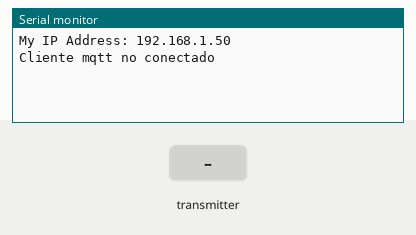
Simulated run of this sketch. Board: Arduino Uno, built with avr-gcc and run on an emulated ATmega328P. Shown: the last lines printed to the serial monitor. Inputs (shaded band) come from the test bench. WiFi joins after 1.5 s; servers stay silent unless stated; no radio packets arrive unless stated; no MQTT or app messages arrive unless stated.

Above: at 2.7 s.
2.8 s: the transmitter starts sending bufferRead.0 = 0
At 4.3 s:
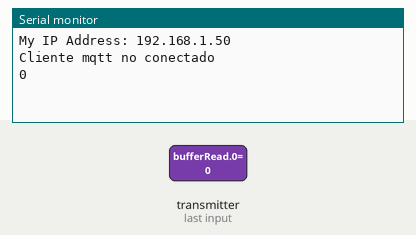
5.8 s: the transmitter starts sending bufferRead.0 = 64
At 6.9 s:
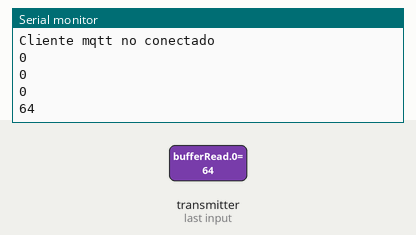

Measured:
- after the input at 2.8 s, the serial monitor: prints a new line after 0.70 s (image 1)
- after the input at 5.8 s, the serial monitor: prints a new line after 0.71 s (image 2)

The sketch:

Infraestructura3.ino
```cpp
#include <SPI.h>
#include <Ethernet.h>
#include <EthernetUdp.h>
#include <PubSubClient.h>
#include <ArduinoJson.h>
#include <VirtualWire.h> //Libreria RF
#include <SoftwareSerial.h>

SoftwareSerial mySerial(6,7); // RX, TX
EthernetClient ethernetClient;
PubSubClient mqttClient(ethernetClient);
EthernetUDP Udp;
int packetSize;
int rf;
byte mac[] = {0x00, 0xAA, 0xBB, 0xCC, 0xDE, 0x03};
char IPsemaforo[] = "172.16.1.255";
int puertoSemaforo = 8001;
unsigned int localPort = 8002;
byte mqttFlag = 0;
byte RFFlag = 0;
byte VLCFlag = 0;
byte emergencyFlag = 0;
bool changeFlag = false;
byte lastEmergencyFlag = 0;
byte contUDP = 0;
char JSON_Data_Tx[100];
unsigned long previousMillis = 0;
long interval = 1*1000;

// ****************************** ThingsBoard login details ******************************
const char* server = "172.16.1.254";           // MQTT Broker (i.e. server)
const int port = 1883;                         // Default MQTT port

const char* client_id = "Infraestructura 3";   // Can be anything
const char* username =  "LkgOyG7ipzSLtJvXzXYD";   // Authentication token here

const char* topicToPublish_DATA = "v1/devices/me/telemetry"; // Topic address to publish to for sending data.
const char* topicToPublish_ATTRIBUTES = "v1/devices/me/attributes"; // Topic address to publish to for sending attributes.
// ****************************************************************************************

void setup()
{
  Serial.begin(9600);
  mySerial.begin (9600);
  while (!Serial) delay(2);
  Ethernet.init(10);

  vw_setup(2000);  // velocidad: Bits per segundo
  vw_set_rx_pin(2);    //Pin 2 como entrada del RF
  vw_rx_start();       // Se inicia como receptor

  while (Ethernet.begin(mac) == 0)
  {
    Serial.println("Fallo al configurar DHCP usando Ethernet.");

    if (Ethernet.hardwareStatus() == EthernetNoHardware)
    {
      Serial.println("No se encontro Ethernet Shield.");
    }
    else if (Ethernet.linkStatus() == LinkOFF)
    {
      Serial.println("Cable Ethernet no conectado.");
    }
    delay(5000);
  }

  Serial.print("My IP Address: ");
  Serial.println(Ethernet.localIP());
  Udp.begin(localPort);
  mqttClient.setServer(server, port);
}

void loop()
{
  unsigned long currentMillis = millis();
  renovarDHCP();

  if (!mqttClient.connected())
  {
    if (mqttClient.connect(client_id, username, NULL)) Serial.println("Cliente mqtt no conectado");
  }

  if(currentMillis - previousMillis > interval)
  {
    previousMillis = currentMillis; // reset the previous millis, so that it will continue to publish data.
    recibirdato();
    transmisorVLC1();
    if(changeFlag)
    {
      UDPSendPacket(emergencyFlag, IPsemaforo, puertoSemaforo);
      UDPSendPacket(emergencyFlag, "172.16.1.249", 8002);
    }
    contUDP++;
    if (contUDP == 10)
    {
      Serial.println("Here");
      UDPSendPacket(emergencyFlag, "172.16.1.253", puertoSemaforo);
      contUDP = 0;
    }
    packetSize = Udp.parsePacket();
    if (packetSize)
    {
      byte aux = UDPReceivePacket();
      Serial.println(aux);
      if(aux!=3)
      {
        emergencyFlag = VLCFlag = aux;
        if (VLCFlag >= 1) transmisorVLC1();
      }
      Serial.print("VLC: ");
      Serial.println(aux);
    }
    create_JSON_Data_Tx(); // Set up the data to be published
    mqttClient.publish(topicToPublish_ATTRIBUTES, JSON_Data_Tx);
    if(mqttFlag == 0) mqttFlag = 1;
    else mqttFlag = 0;
  }
  mqttClient.loop();
}

void renovarDHCP()
{
  switch (Ethernet.maintain()) {
    case 1:
      //renewed fail
      Serial.println("Error en la renovación");
      break;

    case 2:
      //renewed success
      Serial.println("renovacion exitosa");
      //print your local IP address:
      Serial.print("La direccion IP es: ");
      Serial.println(Ethernet.localIP());
      break;

    case 3:
      //rebind fail
      Serial.println("Error: Revinculacion Fallida");
      break;

    case 4:
      //rebind success
      Serial.println("Revinculacion exitosa");
      //print your local IP address:
      Serial.print("la direccion IP es: ");
      Serial.println(Ethernet.localIP());
      break;

    default:
      //nothing happened
      break;
  }
}

void UDPSendPacket(byte data, char remote_IP[], int remote_port)
{
  Serial.println(data);
  Udp.beginPacket(remote_IP, remote_port);
  Udp.write(data);
  Udp.endPacket();
}

void create_JSON_Data_Tx(void)
{
  StaticJsonBuffer<200> JSON_Buffer; // Allocate JSON buffer with 200-byte pool
  JsonObject& JSON_Object = JSON_Buffer.createObject(); // Create JSON object (i.e. document)

  // Now populate the JSON document with data
  JSON_Object["MQTT"] = mqttFlag;
  JSON_Object["RF"] = RFFlag;
  JSON_Object["VLC"] = VLCFlag;
  JSON_Object["state"] = emergencyFlag;
  JSON_Object.printTo(JSON_Data_Tx); // Store the data on global variable
}

void recibirdato()
{
  uint8_t dato[8];
  uint8_t datoleng=8;
  //verificamos si hay un dato valido en el RF
  if (vw_get_message((uint8_t *)dato,&datoleng))
  {
    Serial.println(dato[0]);
    if((char)dato[0]=='g')
    {
      digitalWrite(13, true); //LED on
      rf=5;
      emergencyFlag = 2;
      RFFlag = 1;
      Serial.print("Dato RF recibido: ");
      Serial.println(rf);
      Serial.println("Inicio VLC");
    }
    else if((char)dato[0]=='f')
    {
      digitalWrite(13, false); //LED off
      Serial.println("apagado");
      rf=0;
      emergencyFlag = 0;
      RFFlag = 0;
    }
    changeFlag = emergencyFlag != lastEmergencyFlag;
    lastEmergencyFlag = emergencyFlag;
  }
}

byte UDPReceivePacket()
{
    byte bufferRead [1];
    Udp.read(bufferRead,1);
    byte data = bufferRead[0];
    //Serial.println(data);
    return data;
}

void transmisorVLC1()
{
  if (rf==5 or VLCFlag>=1)
  {
    mySerial.println("ALERTA AMBULANCIA"); //Tx VLC hacia Automovil
    VLCFlag = 1;
  }
  else VLCFlag = 0;
}
```
